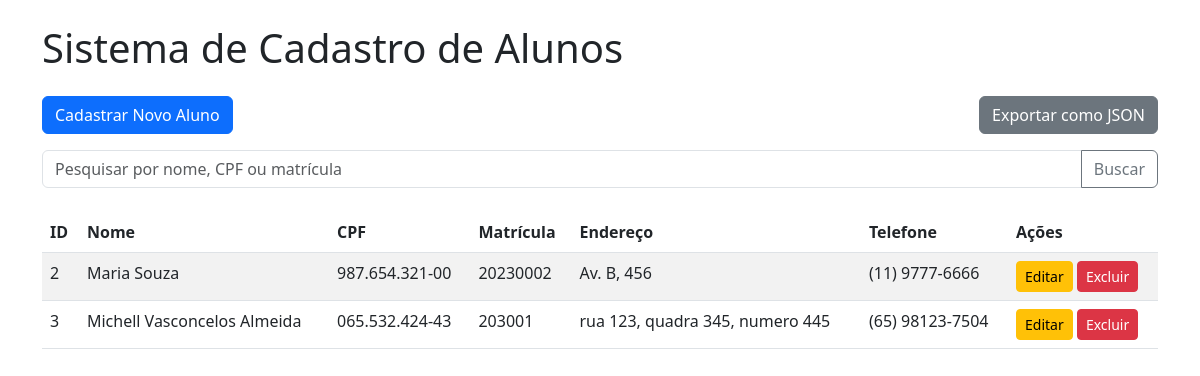
The page / on the database its author committed.
### models.py (models this page shows, shortened)
class Aluno(db.Model):
    id = db.Column(db.Integer, primary_key=True)
    nome = db.Column(db.String(100), nullable=False)
    cpf = db.Column(db.String(14), unique=True, nullable=False)
    matricula = db.Column(db.String(20), unique=True, nullable=False)
    endereco = db.Column(db.String(200), nullable=False)
    telefone = db.Column(db.String(20), nullable=False)

### app.py (the view)
@app.route('/')
def index():
    alunos = Aluno.query.all()
    return render_template('index.html', alunos=alunos)

### templates/index.html
{% extends "base.html" %}
{% block content %}
    <div class="d-flex justify-content-between mb-3">
        <a href="{{ url_for('cadastrar') }}" class="btn btn-primary">Cadastrar Novo Aluno</a>
        <a href="{{ url_for('exportar_json') }}" class="btn btn-secondary">Exportar como JSON</a>
    </div>
    <form action="{{ url_for('buscar') }}" method="get" class="mb-4">
        <div class="input-group">
            <input type="text" name="termo" class="form-control" placeholder="Pesquisar por nome, CPF ou matrícula">
            <button type="submit" class="btn btn-outline-secondary">Buscar</button>
        </div>
    </form>
    <table class="table table-striped">
        <thead>
            <tr>
                <th>ID</th>
                <th>Nome</th>
                <th>CPF</th>
                <th>Matrícula</th>
                <th>Endereço</th>
                <th>Telefone</th>
                <th>Ações</th>
            </tr>
        </thead>
        <tbody>
            {% for aluno in alunos %}
            <tr>
                <td>{{ aluno.id }}</td>
                <td>{{ aluno.nome }}</td>
                <td>{{ aluno.cpf }}</td>
                <td>{{ aluno.matricula }}</td>
                <td>{{ aluno.endereco }}</td>
                <td>{{ aluno.telefone }}</td>
                <td>
                    <a href="{{ url_for('editar', id=aluno.id) }}" class="btn btn-sm btn-warning">Editar</a>
                    <a href="{{ url_for('excluir', id=aluno.id) }}" class="btn btn-sm btn-danger"
                       onclick="return confirm('Tem certeza que deseja excluir este aluno?')">Excluir</a>
                </td>
            </tr>
            {% endfor %}
        </tbody>
    </table>
{% endblock %}

### templates/base.html (shortened to what this page needs)
<!DOCTYPE html>
<html lang="pt-br">
<head>
    <link href="https://cdn.jsdelivr.net/npm/bootstrap@5.3.0/dist/css/bootstrap.min.css" rel="stylesheet">
</head>
<body>
    <div class="container mt-4">
        <h1 class="mb-4">Sistema de Cadastro de Alunos</h1>
        {% block content %}{% endblock %}
    </div>
</body>
</html>

### rows shown on the page
Aluno: id "2", nome "Maria Souza", cpf "987.654.321-00", matricula "20230002", endereco "Av. B, 456", telefone "(11) 9777-6666"
Aluno: id "3", nome "Michell Vasconcelos Almeida", cpf "065.532.424-43", matricula "203001", endereco "rua 123, quadra 345, numero 445", telefone "(65) 98123-7504"
